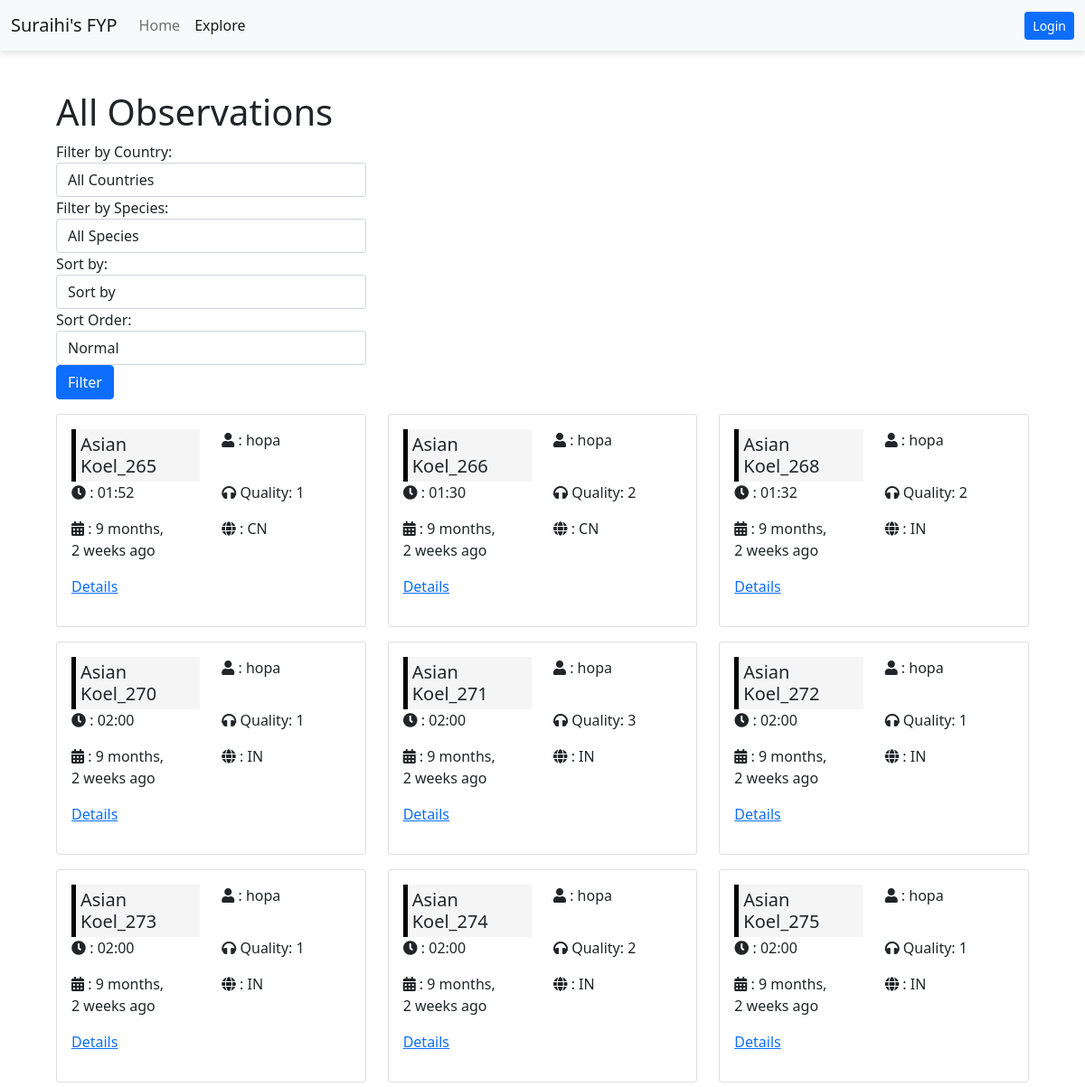
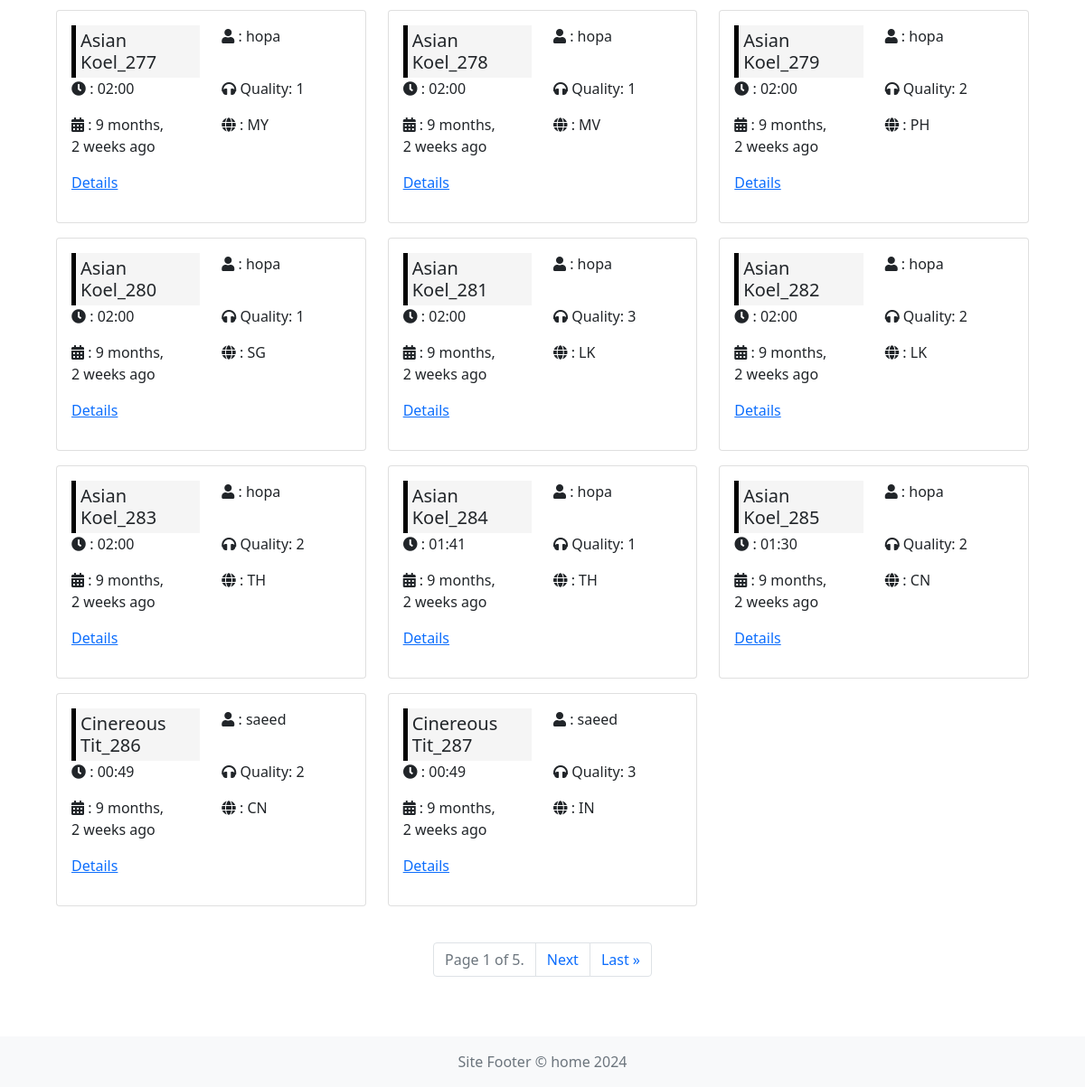
/explore/, run on the app's committed database (2 pictures, top to bottom).
### upload/models.py (models this page shows, shortened)
class Observations(models.Model):
    AUDIO_QUALITY_CHOICES = [
        (1, 'Good quality recorder and clear sound of bird'),
        (2, 'Average quality recorder and acceptable sound of bird'),
        (3, 'Bad recording device and hard to hear the sound of bird'),
    ]
    owner= models.ForeignKey(settings.AUTH_USER_MODEL, on_delete=models.CASCADE)
    bird = models.ForeignKey(Birds, on_delete=models.CASCADE)
    audio_file = models.FileField(upload_to="media/audio", validators=[FileExtensionValidator(allowed_extensions=['mp3', 'wav']) , AudioValidator(max_size = 5*1024*1024,max_duration=120) ], help_text='Mono | less than 2 minuets | lower then 5MB')
    comment = models.CharField(max_length=200, help_text='Tell us About Your Observation')
    uploaded_at = models.DateTimeField(auto_now_add=True)
    country = CountryField(blank=True, null=True, help_text='Where the Audio was Recorded')
    audio_duration = models.FloatField(blank=True, null=True, help_text='Duration of the audio in seconds')
    audio_quality = models.IntegerField(choices=AUDIO_QUALITY_CHOICES, null=True)#, RegexValidator(regex=r'^[a-zA-Z0-9_-]+$', message='Enter a valid filename.')]

class Birds(models.Model):
    species = models.CharField(max_length=20)

### explore/views.py (the view)
# urls.py: path('', views.all_observations, name='all'),
def all_observations(request):
    observations_list = Observations.objects.all()
    birds = Birds.objects.all()
    countries = COUNTRIES
    countries = [(code, name) for code, name in COUNTRIES.items() if name != 'Israel']
    species_filter = request.GET.get('species')
    country_filter = request.GET.get('country')
    if species_filter:
        observations_list = observations_list.filter(bird__species=species_filter)
    if country_filter:
        observations_list = observations_list.filter(country=country_filter)
    sort_by = request.GET.get('sort_by')
    sort_order = request.GET.get('sort_order')
    if sort_by == 'audio_duration':
        order = 'audio_duration'
        if sort_order == 'desc':
            order = '-audio_duration'
        observations_list = observations_list.order_by(order)
    elif sort_by == 'uploaded_at':
        order = 'uploaded_at'
        if sort_order == 'desc':
            order = '-uploaded_at'
        observations_list = observations_list.order_by(order)
    elif sort_by == 'audio_quality':
        order = 'audio_quality'
        if sort_order == 'desc':
            order = '-audio_quality'
        observations_list = observations_list.order_by(order)
    paginator = Paginator(observations_list, per_page=20)
    page = request.GET.get('page')
    observations = paginator.get_page(page)
    context = {
        'observations': observations,
        'countries': countries,
        'species_filter': species_filter,
        'sort_by': sort_by,
        'sort_order': sort_order,
        'birds' : birds,
    }
    return render(request, "explore/observations_list.html", context)

### explore/templatetags/custom_filters.py (called while the page is built)
@register.filter
def convert_to_time_format(duration):
    if duration == None:
        return f"{00:02d}:{00:02d}"
    minutes = int(duration // 60)
    seconds = int(duration % 60)
    return f"{minutes:02d}:{seconds:02d}"

### home/context_processors.py (called while the page is built)
def settings(request):
    return {
        'settings': django_settings,
    }

### explore/templates/explore/observations_list.html (shortened to what this page needs)
{% extends "base_bootstrap.html" %}
{% load humanize %}
{% block content %}
{% load custom_filters %}
  <div class="container-fluid mt-4">
    <h1>All Observations</h1>
    <div class="row mb-3">
      <div class="col-md-4">
        <form method="GET" action="{% url 'explore:all' %}" class="form-inline">
          <div class="form-group mr-2">
               <label for="country_filter" class="mr-2">Filter by Country:</label>
<select id="country_filter" name="country" class="form-control">
  <option value="">All Countries</option>
</select>
            <label for="species_filter" class="mr-2">Filter by Species:</label>
            <select id="species_filter" name="species" class="form-control">
              <option value="">All Species</option>
            </select>
          </div>
          <div class="form-group mr-2">
            <label for="sort_by" class="mr-2">Sort by:</label>
            <select id="sort_by" name="sort_by" class="form-control">
              <option value="">Sort by</option>
            </select>
          </div>
          <div class="form-group mr-2">
            <label for="sort_order" class="mr-2">Sort Order:</label>
            <select id="sort_order" name="sort_order" class="form-control">
              <option value="">Normal</option>
            </select>
          </div>
          <input type="submit" value="Filter" class="btn btn-primary">
        </form>
      </div>
    </div>
<div class="row">
  {% if observations %}
    {% for observation in observations %}
      <div class="col-md-4 mb-3">
        <div class="card">
          <div class="card-body">
            <div class="row">
              <div class="col-md-6">
                <h5 class="card-title" style=" background-color: #0000000a;border-left: 5px solid black; margin: 0; padding: 5px;">{{ observation.bird.species }}_{{ observation.pk }}</h5>
              </div>
              <div class="col-md-6 text-right">
                <p><i class="fas fa-user"></i> : {{ observation.owner }}</p>
              </div>
            </div>
            <div class="row">
              <div class="col-md-6">
                <p><i class="fas fa-clock"></i> : {{ observation.audio_duration |convert_to_time_format}}</p>
                <p><i class="fas fa-calendar-alt"></i> : {{ observation.uploaded_at |naturaltime}}</p>
                <p><a href="{% url 'explore:observations_detail' observation.id %}" class="card-link">Details</a></p>
              </div>
              <div class="col-md-6 text-right">
                <p><i class="fas fa-headphones"></i> Quality: {{ observation.audio_quality }}</p>
                <p><i class="fas fa-globe"></i> : {{ observation.country }}</p>
              </div>
            </div>
          </div>
        </div>
      </div>
    {% endfor %}
  {% else %}
    <div class="col-md-12">
      <p>There are no observations.</p>
    </div>
  {% endif %}
</div>
    </div>
   {% if observations.has_other_pages %}
  <div class="row mt-4">
    <div class="col-md-12">
      <nav aria-label="Observation Pagination">
        <ul class="pagination justify-content-center">
          <li class="page-item disabled">
            <span class="page-link">
              Page {{ observations.number }} of {{ observations.paginator.num_pages }}.
            </span>
          </li>
          {% if observations.has_next %}
            <li class="page-item">
              <a href="?page={{ observations.next_page_number }}" class="page-link" aria-label="Next">
                Next
              </a>
            </li>
            <li class="page-item">
              <a href="?page={{ observations.paginator.num_pages }}" class="page-link" aria-label="Last">
                Last &raquo;
              </a>
            </li>
          {% endif %}
        </ul>
      </nav>
    </div>
  </div>
{% endif %}
{% endblock %}

### home/templates/base_bootstrap.html (shortened to what this page needs)
{% load static %}
<!DOCTYPE html>
<html>
<head>
    <link href="https://cdn.jsdelivr.net/npm/bootstrap@5.0.2/dist/css/bootstrap.min.css" rel="stylesheet">
    <link rel="stylesheet" href="https://use.fontawesome.com/releases/v5.8.1/css/all.css">
    <link rel="stylesheet" href="https://use.fontawesome.com/releases/v5.8.1/css/v4-shims.css">
</head>
<body>
    {% block navbar %}
<nav class="navbar navbar-expand-lg navbar-light bg-light fixed-top shadow-header">
    <div class="container-fluid">
        <a class="navbar-brand" href="#">Suraihi's FYP</a>
        <div class="collapse navbar-collapse" id="navbarNav">
            <ul class="navbar-nav">
                <li class="nav-item">
                    {% url 'home:all' as home_url %}
                    <a class="nav-link {% if request.path == home_url %}active{% endif %}" aria-current="page" href="{% url 'home:all' %}">Home</a>
                </li>
                <li class="nav-item">
                    {% url 'explore:all' as explore_url %}
                    <a class="nav-link {% if request.path == explore_url  %}active{% endif %}" href="{% url 'explore:all' %}">Explore</a>
                </li>
            </ul>
            <ul class="navbar-nav ms-auto">
                {% if user.is_authenticated %}
                <li class="nav-item">
                    {% url 'upload:all' as upload_url %}
                    <a class="nav-link {% if request.path == explore_url  %}active{% endif %}" href="{% url 'upload:all' %}">My Profile</a>
                </li>
                <li class="nav-item" style="padding:1px;">
                    <a class="btn btn-danger btn-sm" style="margin-top:5px;" href="{% url 'logout' %}?next={{ request.path }}">Logout</a>
                </li>
                <li class="nav-item" style="padding:1px;">
                    {% url 'upload:observations_create' as createob_url %}
                    <a class="btn btn-success btn-sm {% if request.path == createob_url %}active{% endif %}" style="margin-top:5px; " href="{% url 'upload:observations_create' %}">Add an Observation</a>
                </li>
                {% else %}
                <li class="nav-item">
                    {% url 'login' as login_url %}
                    <a class="btn btn-primary btn-sm {% if request.path == login_url %}' %}active{% endif %}" href="{% url 'login' %}?next={{ request.path }}">Login</a>
                </li>
                 {% endif %}
            </ul>
        </div>
    </div>
</nav>
    {% endblock %}
    <div class="container-fluid" style="padding:50px; padding-top:20px;">
        {% block content %}
        {% endblock %}
    </div>
    {% block footer %}
    <footer class="footer mt-auto py-3 bg-light">
        <div class="container text-center">
            <span class="text-muted">Site Footer &copy; {{ settings.APP_NAME }} {% now "Y" %}</span>
        </div>
    </footer>
    {% endblock %}
</body>
</html>

### home/templates/base_bootstrap.html (style rules this page uses)
body { padding-top: 56px; }
.shadow-header { box-shadow: 0 4px 6px rgba(0, 0, 0, 0.1); }

### data on the page
Observations: bird.species "Asian Koel", pk "265", owner "hopa", audio_duration|convert_to_time_format "01:52", uploaded_at "9 months, 2 weeks ago", audio_quality "1", country "CN"
Observations: bird.species "Asian Koel", pk "266", owner "hopa", audio_duration|convert_to_time_format "01:30", uploaded_at "9 months, 2 weeks ago", audio_quality "2", country "CN"
Observations: bird.species "Asian Koel", pk "268", owner "hopa", audio_duration|convert_to_time_format "01:32", uploaded_at "9 months, 2 weeks ago", audio_quality "2", country "IN"
Observations: bird.species "Asian Koel", pk "270", owner "hopa", audio_duration|convert_to_time_format "02:00", uploaded_at "9 months, 2 weeks ago", audio_quality "1", country "IN"
Observations: bird.species "Asian Koel", pk "271", owner "hopa", audio_duration|convert_to_time_format "02:00", uploaded_at "9 months, 2 weeks ago", audio_quality "3", country "IN"
Observations: bird.species "Asian Koel", pk "272", owner "hopa", audio_duration|convert_to_time_format "02:00", uploaded_at "9 months, 2 weeks ago", audio_quality "1", country "IN"
Observations: bird.species "Asian Koel", pk "273", owner "hopa", audio_duration|convert_to_time_format "02:00", uploaded_at "9 months, 2 weeks ago", audio_quality "1", country "IN"
Observations: bird.species "Asian Koel", pk "274", owner "hopa", audio_duration|convert_to_time_format "02:00", uploaded_at "9 months, 2 weeks ago", audio_quality "2", country "IN"
Observations: bird.species "Asian Koel", pk "275", owner "hopa", audio_duration|convert_to_time_format "02:00", uploaded_at "9 months, 2 weeks ago", audio_quality "1", country "IN"
Observations: bird.species "Asian Koel", pk "277", owner "hopa", audio_duration|convert_to_time_format "02:00", uploaded_at "9 months, 2 weeks ago", audio_quality "1", country "MY"
Observations: bird.species "Asian Koel", pk "278", owner "hopa", audio_duration|convert_to_time_format "02:00", uploaded_at "9 months, 2 weeks ago", audio_quality "1", country "MV"
Observations: bird.species "Asian Koel", pk "279", owner "hopa", audio_duration|convert_to_time_format "02:00", uploaded_at "9 months, 2 weeks ago", audio_quality "2", country "PH"
Observations: bird.species "Asian Koel", pk "280", owner "hopa", audio_duration|convert_to_time_format "02:00", uploaded_at "9 months, 2 weeks ago", audio_quality "1", country "SG"
Observations: bird.species "Asian Koel", pk "281", owner "hopa", audio_duration|convert_to_time_format "02:00", uploaded_at "9 months, 2 weeks ago", audio_quality "3", country "LK"
Observations: bird.species "Asian Koel", pk "282", owner "hopa", audio_duration|convert_to_time_format "02:00", uploaded_at "9 months, 2 weeks ago", audio_quality "2", country "LK"
Observations: bird.species "Asian Koel", pk "283", owner "hopa", audio_duration|convert_to_time_format "02:00", uploaded_at "9 months, 2 weeks ago", audio_quality "2", country "TH"
Observations: bird.species "Asian Koel", pk "284", owner "hopa", audio_duration|convert_to_time_format "01:41", uploaded_at "9 months, 2 weeks ago", audio_quality "1", country "TH"
Observations: bird.species "Asian Koel", pk "285", owner "hopa", audio_duration|convert_to_time_format "01:30", uploaded_at "9 months, 2 weeks ago", audio_quality "2", country "CN"
Observations: bird.species "Cinereous Tit", pk "286", owner "saeed", audio_duration|convert_to_time_format "00:49", uploaded_at "9 months, 2 weeks ago", audio_quality "2", country "CN"
Observations: bird.species "Cinereous Tit", pk "287", owner "saeed", audio_duration|convert_to_time_format "00:49", uploaded_at "9 months, 2 weeks ago", audio_quality "3", country "IN"

### other printed values
{{ observations.number }} "1"
{{ observations.paginator.num_pages }} "5"
{{ settings.APP_NAME }} "home"
